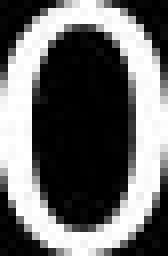
#> input picture 7-segment-digital-recongnition/number/0.jpg, 21 x 32 px (shown 8 times larger); the run also reads 3 pictures not shown here
$ python e.py number/0.jpg   (Python 2 division)   (older library calls are emulated)
#> lines starting #> are read from the running program, lines starting #| are printed output that depends on the picture
#coding=utf-8
import cv2
import numpy as np
import matplotlib.image as mpimg
from matplotlib import pyplot as plt
import sys

#灰度最大最小值的均值+最小值
def maxMinAvarge(img):
	max=np.max(img)
	min=np.min(img)
	return (max-min)/2+min

def zhifangtu(img,pos,title):
	bins = np.arange(257)

	item = img
	hist,bins = np.histogram(item,bins)
	width = 0.7*(bins[1]-bins[0])
	center = (bins[:-1]+bins[1:])/2
	plt.subplot(pos),plt.bar(center, hist, align = 'center', width = width),plt.title(title)
	return

def sortByX(s):
	return s['x']

SZ = 50 # size of each digit is SZ x SZ
def deskew(img):
    m = cv2.moments(img)
    if abs(m['mu02']) < 1e-2:
        return img.copy()
    skew = m['mu11']/m['mu02']
    M = np.float32([[1, skew, -0.5*SZ*skew], [0, 1, 0]])
    img = cv2.warpAffine(img, M, (SZ, SZ), flags=cv2.WARP_INVERSE_MAP | cv2.INTER_LINEAR)
    return img

def getContoursRectImage(img1,img2):
	result_img=[]
	image, contours, hierarchy = cv2.findContours(img2.copy(),cv2.RETR_EXTERNAL,cv2.CHAIN_APPROX_SIMPLE)
	#img=cv2.drawContours(img,contours,-1,(255,0,0),3)
	for ctr in contours:
		rect=cv2.boundingRect(ctr)
		roi = img1[rect[1]:rect[3]+rect[1],rect[0]:rect[2]+rect[0]]
		blank_image = np.zeros((50,50), np.uint8)
		x=int(50/2-rect[2]/2)
		y=int(50/2-rect[3]/2)
		blank_image[y:y+rect[3],x:x+rect[2]]=roi
		result_img.append({'x':rect[0],'img':blank_image})
	return sorted(result_img,key = sortByX)

number_mod=[
	cv2.threshold(cv2.cvtColor(cv2.imread('./number/0.jpg'),cv2.COLOR_BGR2GRAY),128,255,cv2.THRESH_BINARY)[1],
	cv2.threshold(cv2.cvtColor(cv2.imread('./number/1.jpg'),cv2.COLOR_BGR2GRAY),128,255,cv2.THRESH_BINARY)[1],
	cv2.threshold(cv2.cvtColor(cv2.imread('./number/2.jpg'),cv2.COLOR_BGR2GRAY),128,255,cv2.THRESH_BINARY)[1],
	cv2.threshold(cv2.cvtColor(cv2.imread('./number/3.jpg'),cv2.COLOR_BGR2GRAY),128,255,cv2.THRESH_BINARY)[1],
	cv2.threshold(cv2.cvtColor(cv2.imread('./number/4.jpg'),cv2.COLOR_BGR2GRAY),128,255,cv2.THRESH_BINARY)[1],
	cv2.threshold(cv2.cvtColor(cv2.imread('./number/5.jpg'),cv2.COLOR_BGR2GRAY),128,255,cv2.THRESH_BINARY)[1],
	cv2.threshold(cv2.cvtColor(cv2.imread('./number/6.jpg'),cv2.COLOR_BGR2GRAY),128,255,cv2.THRESH_BINARY)[1],
	cv2.threshold(cv2.cvtColor(cv2.imread('./number/7.jpg'),cv2.COLOR_BGR2GRAY),128,255,cv2.THRESH_BINARY)[1],
	cv2.threshold(cv2.cvtColor(cv2.imread('./number/8.jpg'),cv2.COLOR_BGR2GRAY),128,255,cv2.THRESH_BINARY)[1],
	cv2.threshold(cv2.cvtColor(cv2.imread('./number/9.jpg'),cv2.COLOR_BGR2GRAY),128,255,cv2.THRESH_BINARY)[1],
	cv2.threshold(cv2.cvtColor(cv2.imread('./number/dot.jpg'),cv2.COLOR_BGR2GRAY),128,255,cv2.THRESH_BINARY)[1],
]
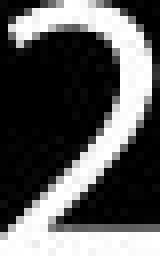
#> input picture 7-segment-digital-recongnition/number/2.jpg, 20 x 32 px (shown 8 times larger)
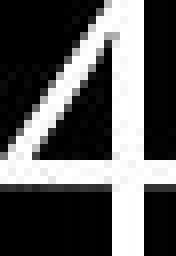
#> input picture 7-segment-digital-recongnition/number/4.jpg, 22 x 32 px (shown 8 times larger)
#> (the run stopped early here; a loop or call above may not have finished)
